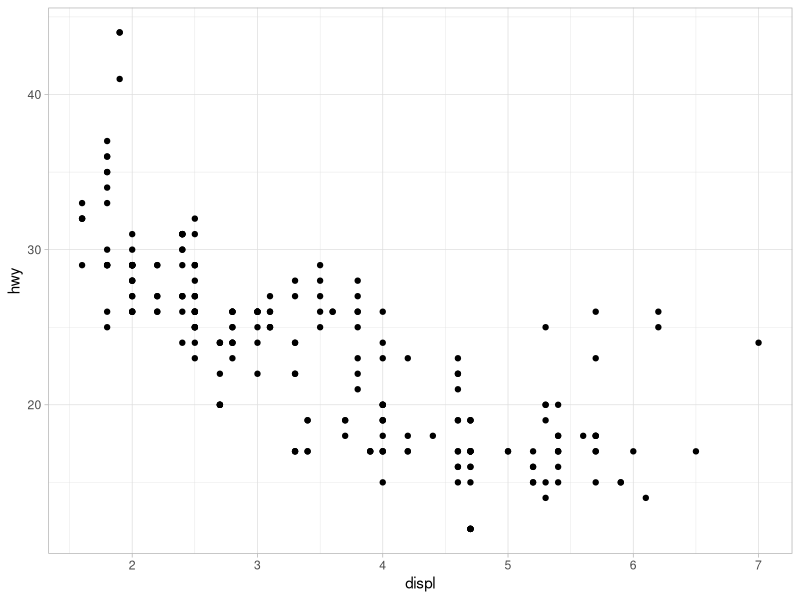
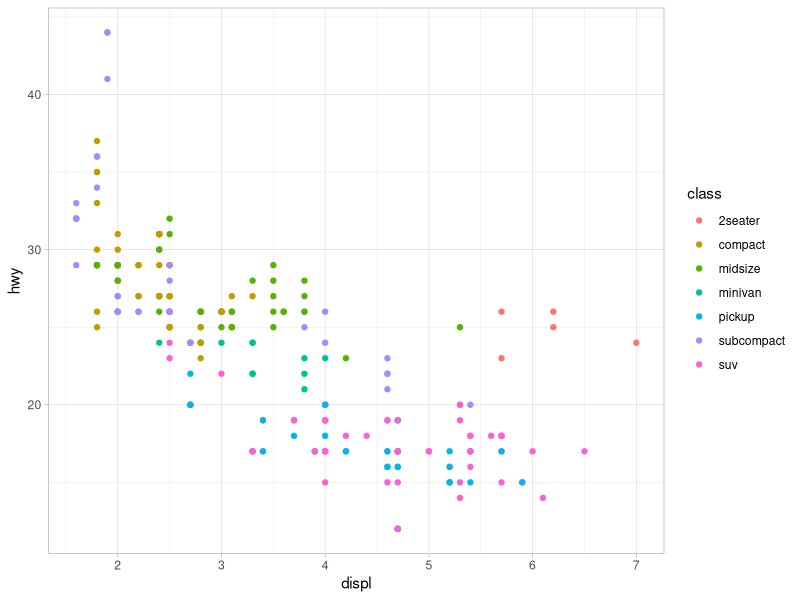
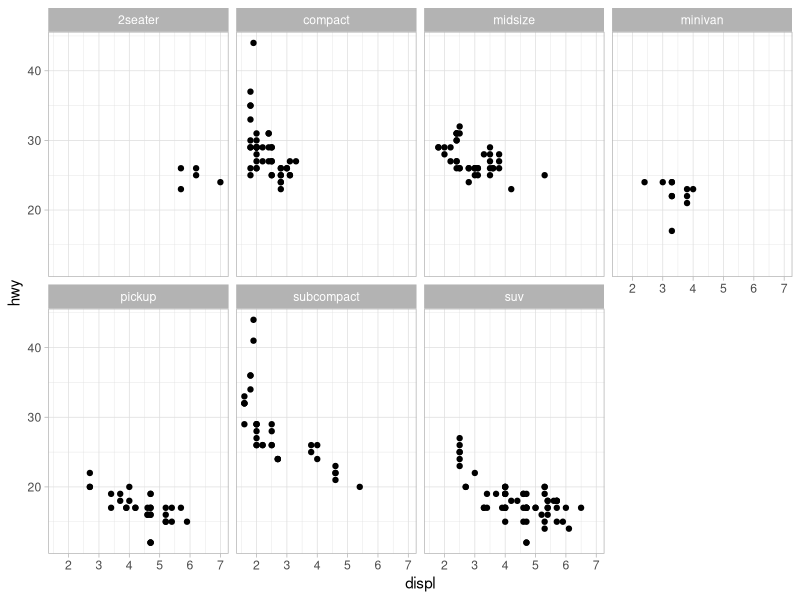

Generate these figures, in order, with R:
##############################
## Effortless report generation: example code
##
## Karl Cottenie
##
## 2019-03-25
##
##############################

library(tidyverse)
library(broom)
library(viridis)
# + scale_color/fill_viridis(discrete = T/F)
theme_set(theme_light())

# Startup ends here

## _ Comment codes ------
# Coding explanations (#, often after the code, but not exclusively)
# Code organization (## XXXXX -----)
# Justification for a section of code ## XXX
# Dead end analyses because it did not work, or not pursuing this line of inquiry (but leave it in as a trace of it, to potentially solve this issue, or avoid making the same mistake in the future # (>_<) 
# Solutions/results/interpretations (#==> XXX)
# Reference to manuscript pieces, figures, results, tables, ... # (*_*)
# TODO items #TODO
# names for data frames (dfName), for lists (lsName), for vectors (vcName) (Thanks Jacqueline May)

## _ Example code for figures -----

# inspect the data set
mpg

ggplot(data = mpg) + 
  geom_point(mapping = aes(x = displ, y = hwy))

ggplot(data = mpg) + # first plot w/ inline comments
  geom_point(mapping = aes(x = displ, y = hwy, color = class))

ggplot(data = mpg) + 
  geom_point(mapping = aes(x = displ, y = hwy)) + 
  facet_wrap(~ class, nrow = 2)

## _ Example code for analysis ------

glmfit <- glm(am ~ wt, mtcars, family="binomial")
#check out this!
# it gives you the output that would normally come in a a summary call
# but within a tidy df.

tidy(glmfit)

augment(glmfit)

glance(glmfit)

## _ Example code for comments -----

# Done: example code
# Done: three rendering examples
#TODO convert rendering code into snippet for easy execution



#Cam\'s TODO
#try to make this render not as a text comment, but as stylized text in between code blocks.

